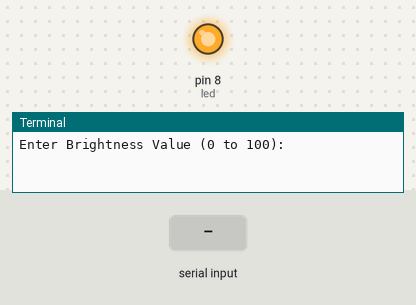
Bench run of a program on a simulated Raspberry Pi (header pin numbers). Parts: output pins drawn as LEDs (lit = HIGH), the last lines printed to the terminal. The inputs (shaded band) are chosen by the test bench.

Above: at 1.2 s.
1.3 s: "90" typed at the terminal
At 2.4 s:
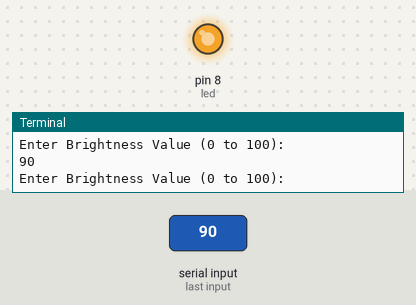
2.8 s: "0" typed at the terminal
At 3.6 s:
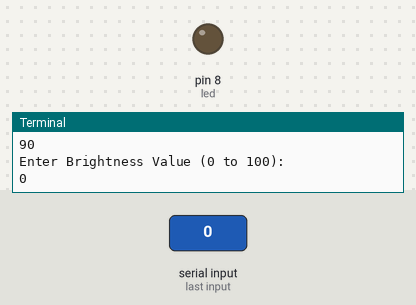
Timing chart, 0 to 5.8 s (numbered marks = the images above; inputs shaded):
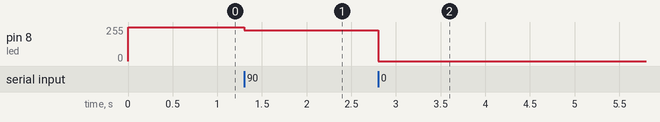

Measured:
- after the input at 1.3 s, pin 8 (led): 255/255 → 230/255 at once
- after the input at 2.8 s, pin 8 (led): 230/255 → 0/255 at once

The program:

brightness_control.py
```python
import RPi.GPIO as GPIO
import time

led = 8

GPIO.setmode( GPIO.BOARD)
GPIO.setup( led, GPIO.OUT)

# 50Hz PWM Frequency
pwm_led = GPIO.PWM( led, 50)
# Full Brightness, 100% Duty Cycle
pwm_led.start(100)
5
for i in range(5):
          duty_s = raw_input("Enter Brightness Value (0 to 100):")
          # Convert into Integer Value
          duty = int(duty_s)
          pwm_led.ChangeDutyCycle(duty)
          time.sleep(1)
```
